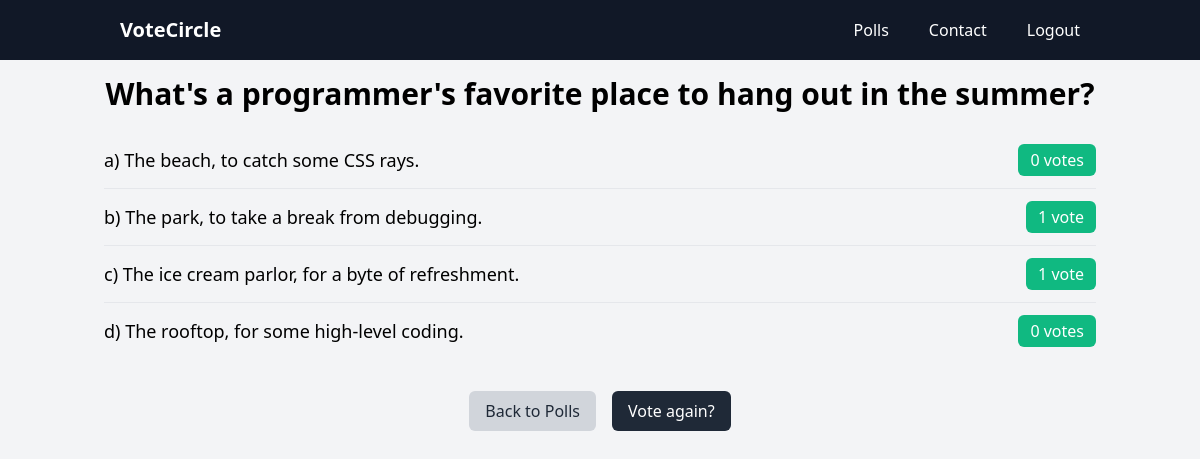
The app's page /Polls3/results/ with its own data.
### Polls/models.py (models this page shows, shortened)
class Question(models.Model):
	question_text = models.CharField(max_length = 200)
	pub_date = models.DateTimeField('date published')

class Choice(models.Model):
	question = models.ForeignKey(Question, on_delete = models.CASCADE)
	choice_text = models.CharField(max_length = 200)
	votes = models.IntegerField(default = 0)

### Polls/views.py (the view)
# urls.py: path('<int:question_id>/results/', views.results, name ='results'),
def results(request, question_id):
	question = get_object_or_404(Question, pk = question_id)
	return render(request, 'results.html', {'question': question})

### templates/results.html (shortened to what this page needs)
<!DOCTYPE html>
<html lang="en">
<head>
    <link rel="stylesheet" href="https://unpkg.com/tailwindcss@^2/dist/tailwind.min.css">
</head>
<body class="bg-gray-100">
    {%include 'navbar.html'%}
    <div class="container mx-auto p-4">
        <h1 class="text-center text-3xl font-bold mb-5">{{ question.question_text }}</h1>
        <ul class="divide-y divide-gray-200">
            {% for choice in question.choice_set.all %}
            <li class="py-3 flex justify-between items-center">
                <span class="text-lg">{{ choice.choice_text }}</span>
                <span class="bg-green-500 text-white px-3 py-1 rounded-md">{{ choice.votes }} vote{{ choice.votes | pluralize }}</span>
            </li>
            {% endfor %}
        </ul>
        <div class="flex justify-center mt-8">
            <a href="{% url 'polls:index' %}" class="mr-4 px-4 py-2 bg-gray-300 hover:bg-gray-400 text-gray-800 rounded-md">Back to Polls</a>
            <a href="{% url 'polls:detail' question.id %}" class="px-4 py-2 bg-gray-800 hover:bg-gray-900 text-white rounded-md">Vote again?</a>
        </div>
    </div>
</body>
</html>

### records on screen
Question: question_text "What's a programmer's favorite place to hang out in the summer?"
Choice: choice_text "a) The beach, to catch some CSS rays.", votes "0", votes|pluralize "s"
Choice: choice_text "b) The park, to take a break from debugging.", votes "1"
Choice: choice_text "c) The ice cream parlor, for a byte of refreshment.", votes "1"
Choice: choice_text "d) The rooftop, for some high-level coding.", votes "0", votes|pluralize "s"
